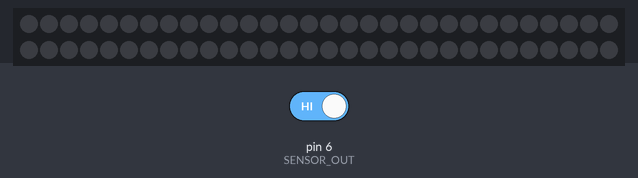
Simulated run of this sketch. Board: Arduino Uno, built with avr-gcc and run on an emulated ATmega328P. On the bench: 60 RGB LEDs in strip order, left to right, continuing on the next row. Inputs (shaded band) come from the test bench; at power-on: pin 6 (SENSOR_OUT) HIGH.

Above: at 1.2 s.
1.3 s: pin 6 (SENSOR_OUT) driven LOW
At 2.6 s:
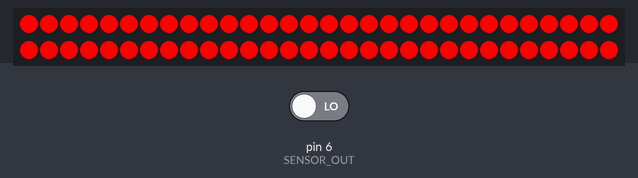
Timing chart, 0 to 4.3 s (numbered marks = the images above; inputs shaded):
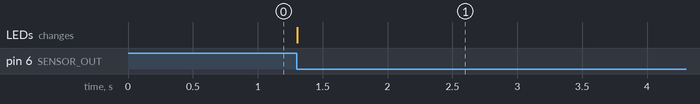

Measured:
- after the input at 1.3 s, the LEDs: first change at once (image 1 shows a later state)

The sketch:

wheelSpeed.ino
```cpp
/**
Start of code for checking how fast a wheel is turning, using a magnetic sensor.
*/
#include <Adafruit_NeoPixel.h>

#define DATA_PIN 3
#define NUM_LEDS 60
#define SENSOR_OUT 6  // SENSOR_OUT hooked up to the sensor output

unsigned long lastRotationTime = 0;
Adafruit_NeoPixel strip(NUM_LEDS, DATA_PIN, NEO_GRB + NEO_KHZ800);

void setup() {
  strip.begin();
  strip.show();  // Initialize all pixels to 'off'
  pinMode(SENSOR_OUT, INPUT_PULLUP);
  Serial.begin(9600);  // ← YOU NEED THIS LINE
}

void loop() {
  int sensorStatus = digitalRead(SENSOR_OUT);
  unsigned long currentTime = millis();
  if (sensorStatus == LOW) {
    unsigned long rotationTime = currentTime - lastRotationTime;  // get duration of last wheel rotation
    lastRotationTime = currentTime;                               // write current time to lastRotationTime
    /**
      5 mph = 5 miles/3600000 milliseconds = 316800 inches/3600000 milliseconds = 0.088 in/ms = 11.363 ms/in
      24.5*2*pi = ~ 153.938 inches circumference on a 700c tire

      5 mph = 11.363 ms/in * 153.938 in = 1749.197 ms per rotation
      10 mph =  874.598 ms per rotations
      15 mph = 437.299 ms per rotation
      */

    if (rotationTime > 1749){ // 5 mph
      for (int i = 0; i < NUM_LEDS; i++) {
        strip.setPixelColor(i, strip.Color(0, 255, 0));  // Green
        }
      strip.show();
    }
    else if (rotationTime > 875){ // 10 mph
      for (int i = 0; i < NUM_LEDS; i++) {
        strip.setPixelColor(i, strip.Color(255, 255, 0));  // Green
        }
      strip.show();
    }
    else { // faster than 10 mph
      for (int i = 0; i < NUM_LEDS; i++) {
        strip.setPixelColor(i, strip.Color(255, 0, 0));  // Green
        }
      strip.show();
    }

  }
}
```
